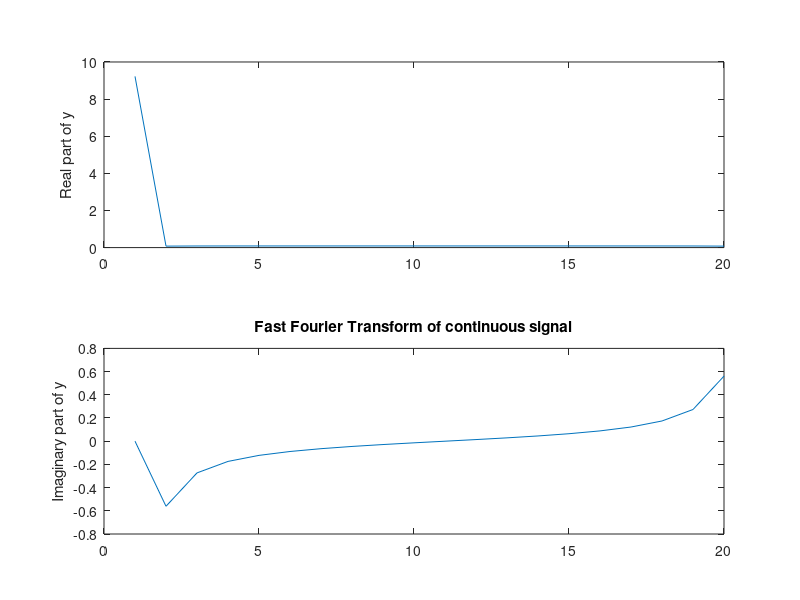

This chart was generated by the following MATLAB code:
hold on
t=-10:0.01:10;
x=sin(t);
y=fft(x,20);

subplot(211)
plot(real(y))
ylabel('Real part of y');

subplot(212)
plot(imag(y))
ylabel('Imaginary part of y');

title('Fast Fourier Transform of continuous signal');
hold off 
